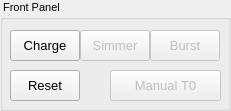
     <widget class="QGroupBox" name="FrontPanelBox">
      <property name="geometry">
       <rect>
        <x>30</x>
        <y>500</y>
        <width>231</width>
        <height>111</height>
       </rect>
      </property>
      <property name="font">
       <font>
        <pointsize>8</pointsize>
        <weight>50</weight>
        <bold>false</bold>
       </font>
      </property>
      <property name="title">
       <string> Front Panel</string>
      </property>
      <widget class="QPushButton" name="pushButtonTriggerBurst">
       <property name="enabled">
        <bool>false</bool>
       </property>
       <property name="geometry">
        <rect>
         <x>150</x>
         <y>30</y>
         <width>70</width>
         <height>31</height>
        </rect>
       </property>
       <property name="font">
        <font>
         <pointsize>10</pointsize>
         <weight>50</weight>
         <bold>false</bold>
         <kerning>false</kerning>
        </font>
       </property>
       <property name="toolTip">
        <string>Start bust trigger (manual mode without laser)</string>
       </property>
       <property name="text">
        <string>Burst</string>
       </property>
      </widget>
      <widget class="QPushButton" name="pushButtonTriggerSimmer">
       <property name="enabled">
        <bool>false</bool>
       </property>
       <property name="geometry">
        <rect>
         <x>80</x>
         <y>30</y>
         <width>70</width>
         <height>31</height>
        </rect>
       </property>
       <property name="font">
        <font>
         <pointsize>10</pointsize>
         <weight>50</weight>
         <bold>false</bold>
        </font>
       </property>
       <property name="toolTip">
        <string>Start Simmer trigger (manual mode with laser)</string>
       </property>
       <property name="text">
        <string>Simmer</string>
       </property>
      </widget>
      <widget class="QPushButton" name="pushButtonTriggerManualTrigger">
       <property name="enabled">
        <bool>false</bool>
       </property>
       <property name="geometry">
        <rect>
         <x>110</x>
         <y>70</y>
         <width>111</width>
         <height>31</height>
        </rect>
       </property>
       <property name="font">
        <font>
         <pointsize>10</pointsize>
         <weight>50</weight>
         <bold>false</bold>
         <kerning>false</kerning>
        </font>
       </property>
       <property name="toolTip">
        <string>Manual T0 trigger (tokamak mode)</string>
       </property>
       <property name="text">
        <string>Manual T0</string>
       </property>
      </widget>
      <widget class="QPushButton" name="pushButtonLaserCharge">
       <property name="geometry">
        <rect>
         <x>10</x>
         <y>30</y>
         <width>70</width>
         <height>31</height>
        </rect>
       </property>
       <property name="font">
        <font>
         <pointsize>10</pointsize>
         <weight>50</weight>
         <bold>false</bold>
        </font>
       </property>
       <property name="toolTip">
        <string>Charge laser (via serial)</string>
       </property>
       <property name="text">
        <string>Charge</string>
       </property>
      </widget>
      <widget class="QPushButton" name="pushButtonLaserReset">
       <property name="geometry">
        <rect>
         <x>10</x>
         <y>70</y>
         <width>70</width>
         <height>31</height>
        </rect>
       </property>
       <property name="font">
        <font>
         <pointsize>10</pointsize>
         <weight>50</weight>
         <bold>false</bold>
         <kerning>false</kerning>
        </font>
       </property>
       <property name="toolTip">
        <string>Reset laser</string>
       </property>
       <property name="text">
        <string>Reset</string>
       </property>
      </widget>
     </widget>
